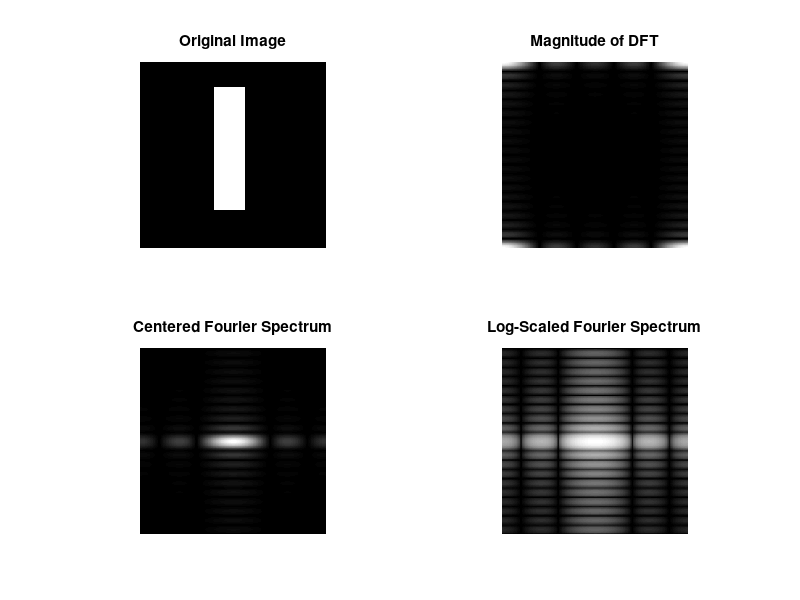

MATLAB code for this plot: (Note: this script raises an error after producing the figure.)
% Clear the workspace
clear;
clc;
close all;

% Step 1: Create an image with a white rectangle and black background
f = zeros(30, 30);
f(5:24, 13:17) = 1;

% Display the original image
figure;
subplot(2,2,1);
imshow(f, 'InitialMagnification', 'fit');
title('Original Image');

% Step 2: Calculate the Discrete Fourier Transform (DFT) with zero padding
F = fft2(f, 256, 256);
F2 = abs(F);

% Display the magnitude of the Fourier transform without shift
subplot(2,2,2);
imshow(F2, [], 'InitialMagnification', 'fit');
title('Magnitude of DFT');

% Step 3: Shift zero-frequency components to the center of the array
Fshifted = fftshift(F);
F3 = abs(Fshifted);

% Display the shifted Fourier spectrum
subplot(2,2,3);
imshow(F3, []);
title('Centered Fourier Spectrum');

% Step 4: Logarithmic scaling to enhance display
F4 = log(1 + F3);

% Display the logarithmically scaled Fourier spectrum
subplot(2,2,4);
imshow(F4, []);
title('Log-Scaled Fourier Spectrum');

% Adding a figure title
sgtitle('Figure 1: Fourier Transform Steps');

% Save the figure as a JPEG image
saveas(gcf, 'C:\Users\Sandushi\Documents\4th year\4th Year 1st Sem\Image Processing\Figure1.jpeg');


